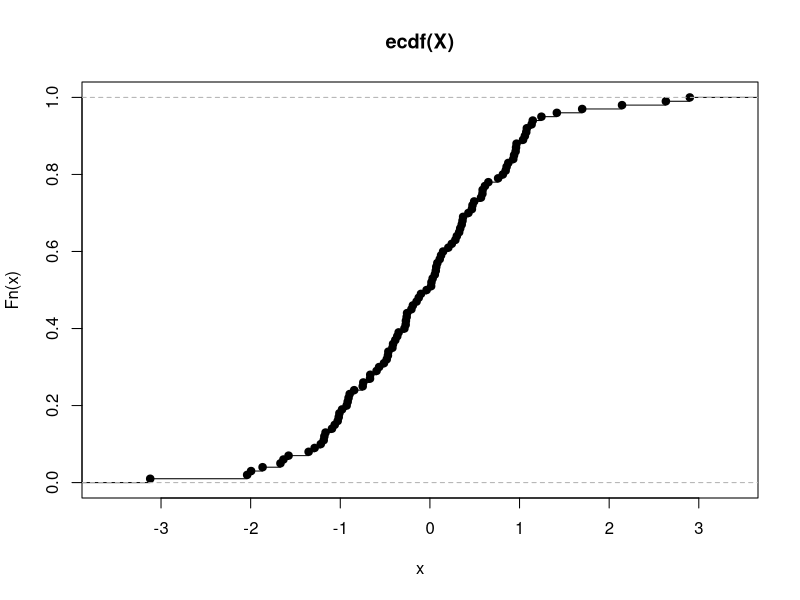
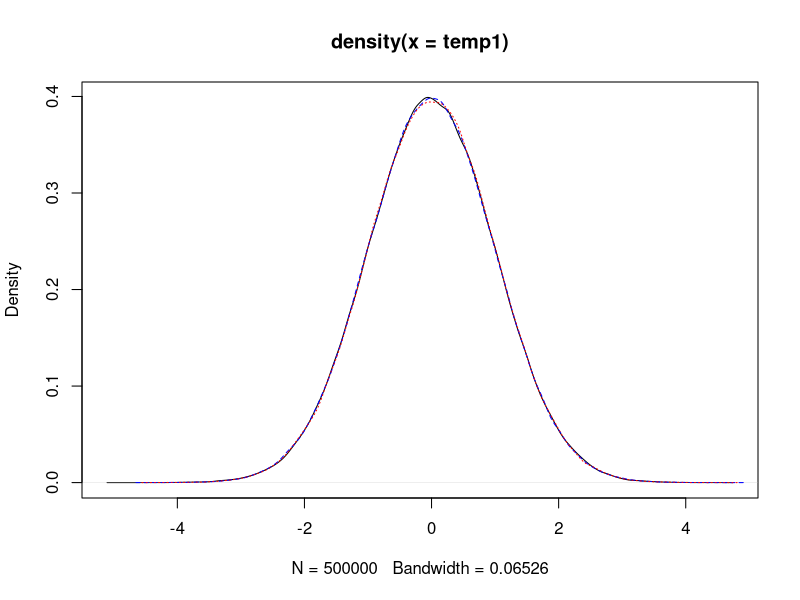
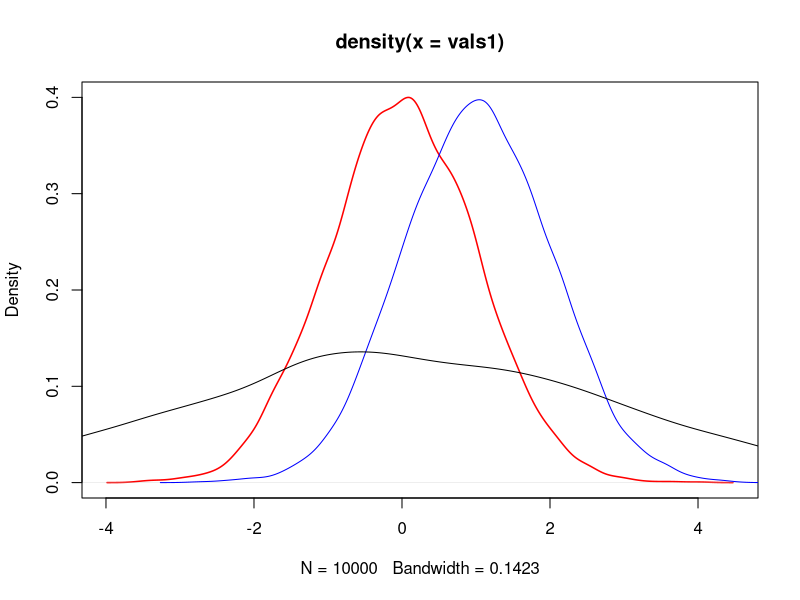

Recreate these plots in R, in order.

#--------------------------------------------------------------------------
  ### PSCI 338 Lab #4
#--------------------------------------------------------------------------

# Clears the workspace
rm(list = ls())

#### R Functions for Probability Distributions  

#Every distribution that R handles has four functions. 
#There is a root name, for example, the root name for the normal distribution is norm. 
#This root is prefixed by one of the letters

# p for "probability", the cumulative distribution function (c. d. f.)
# q for "quantile", the inverse c. d. f.
# d for "density", the density function (p. d. f.)
# r for "random", a random variable having the specified distribution


## THE NORMAL DISTRIBUTION

# pnorm is the function that calculates cdf

pnorm(27.4, mean=50, sd=20)
pnorm(27.4, 50, 20)
# They look up P(X < 27.4) 
#when X is normal with mean 50 and standard deviation 20

# Example 1: suppose a Democrat in PA gets daily donations in $$ that are normally distributed with mean $17.46 and
# standard deviation $19.39. what is the probability that randomly chosen day has a donation
# of less than $19?
pnorm(19,17.46,19.39)

# Example 2: what is the probability that randomly day has a donation
# of more than than $21?
1-pnorm(21,17.46,19.39)

# Example 3: Assume that the mean 2-party vote share of an incumbent is distributed normal with mean=0.62,var=0.0036
# what is the probability that the incumbent loses?
pnorm(0.5,0.62,sqrt(0.0036))

# qnorm is the function that calculates the inverse cdf
#So given a number p between zero and one, qnorm looks up the p-th quantile of the normal distribution

# Example 1: Suppose IQ scores are normally distributed with mean 100 and standard deviation 15. 
#What is the 90th percentile of the distribution of IQ scores?
qnorm(0.9,100,15)


# Example 2: Assume the mean 2-party vote share of incumbent is normal with mean=0.62,var=0.0036
# what vote share should the incumbent in the 95th percentile receive?
qnorm(0.95,0.62,sqrt(0.0036))

## generate random values from the normal 
rnorm(1,0,1)
rnorm(5,0,1)
rnorm(5,5,2)

#The ecdf function applied to a data sample returns a function representing the '
#empirical cumulative distribution function. For example:

X = rnorm(100) # X is a sample of 100 normally distributed random variables
P = ecdf(X)    # P is a function giving the empirical CDF of X
P(0.0)         # This returns the empirical CDF at zero : what should it be?
plot(P)        # Draws a plot of the empirical CDF


# plotting random draws from normal dists : an example of monte carlo simulations
# notice:random draws differ on each trial!
dev.off()
temp1 <- rnorm(500000)
plot(density(temp1))
temp2 <- rnorm(500000) # what happens if we change N?
lines(density(temp2), col="blue",lty=2)
temp3 <- rnorm(500000)
lines(density(temp3), col="red",lty=3)

# normal distributions have a similar shape, but their central tendency and spread can differ
vals1 <- rnorm(10000,0,1)
plot(density(vals1), col="red",lwd=1.5)

# create a vector of 10000 draws not centered at 0 but with sd=1
vals2<- rnorm(10000,1,1)
lines(density(vals2), col="blue")
# create a vector of 10000 draws centered at 0 but with larger sd
vals3 <- rnorm(10000,0,3)
lines(density(vals3))

## THE UNIFORM DISTRIBUTION
## the prob that a random var takes on any value in a range is the same 

# Draws 1 random number between 0 and 1

temp <- runif(1, min = 0, max = 1)
print(temp)

# Draws 5 random numbers between 0 and 1
temp <- runif(5, min = 0, max = 1)
print(temp)

# Draws 1 random number between 0 and 3
temp <- runif(5, min = 0, max = 3)
print(temp)

# Simulates an event that has a 30% chance of happening, 70% chance of not happening

temp <- runif(1, min = 0, max = 1)
print(temp)
event <- NA
# Numbers between 0 and 7/10 signify that the event didn't happend
if (temp >= 0 & temp <= 7/10) {
  event <- 0
}
if (temp > 7/10 & temp <= 1) {
  event <- 1
}
print(event)

# Simulates the rolling of a die 

temp <- runif(1, min = 0, max = 1)
print(temp)
die <- NA
# Numbers between 0 and 1/6 signify that you rolled a 1
if (temp >= 0 & temp <= 1/6) {
  die <- 1
}
# Numbers between 1/6 and 2/6 signify that you rolled a 2
if (temp > 1/6 & temp <= 2/6) {
  die <- 2
}
# Numbers between 2/6 and 3/6 signify that you rolled a 3
if (temp > 2/6 & temp <= 3/6) {
  die <- 3
}
# Numbers between 3/6 and 4/6 signify that you rolled a 4
if (temp > 3/6 & temp <= 4/6) {
  die <- 4
}
# Numbers between 4/6 and 5/6 signify that you rolled a 5
if (temp > 4/6 & temp <= 5/6) {
  die <- 5
}
# Numbers between 5/6 and 1 signify that you rolled a 6
if (temp > 5/6 & temp <= 1) {
  die <- 6
}
print(die)

